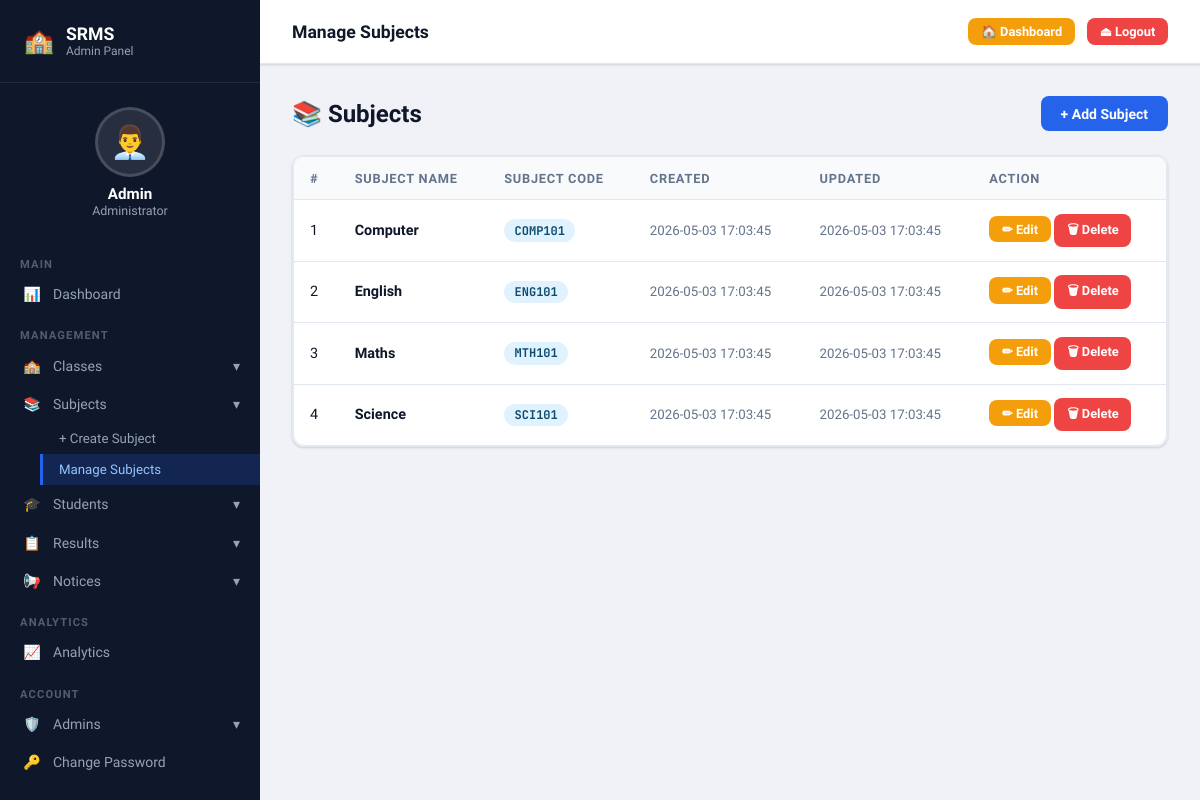
The app's page /admin/subjects (signed in) with its own data.
### tables this page shows
CREATE TABLE subjects (
            id INTEGER PRIMARY KEY AUTOINCREMENT,
            subject_name TEXT NOT NULL,
            subject_code TEXT NOT NULL UNIQUE,
            created_at TEXT DEFAULT CURRENT_TIMESTAMP,
            updated_at TEXT DEFAULT CURRENT_TIMESTAMP
        );

### app.py (the view)
@app.route('/admin/subjects')
@admin_required
def manage_subjects():
    conn = get_db()
    subjects = conn.execute('SELECT * FROM subjects ORDER BY subject_name').fetchall()
    conn.close()
    return render_template('manage_subjects.html', subjects=subjects)

### app.py (called while the page is built)
def get_db():
    conn = sqlite3.connect(DB)
    conn.row_factory = sqlite3.Row
    return conn

def admin_required(f):
    from functools import wraps
    @wraps(f)
    def decorated(*args, **kwargs):
        if not session.get('admin'):
            return redirect(url_for('admin_login'))
        return f(*args, **kwargs)
    return decorated

### templates/manage_subjects.html (shortened to what this page needs)
{% extends "admin_base.html" %}
{% block page_title %}Manage Subjects{% endblock %}
{% block content %}
<div class="page-header">
  <div class="page-title">📚 Subjects</div>
  <a href="{{ url_for('create_subject') }}" class="btn btn-primary">+ Add Subject</a>
</div>
<div class="card">
  <div class="table-wrap">
    <table>
      <thead><tr><th>#</th><th>Subject Name</th><th>Subject Code</th><th>Created</th><th>Updated</th><th>Action</th></tr></thead>
      <tbody>
        {% for sub in subjects %}
        <tr>
          <td>{{ loop.index }}</td>
          <td><strong>{{ sub.subject_name }}</strong></td>
          <td><span class="badge badge-info" style="font-family:'JetBrains Mono',monospace;">{{ sub.subject_code }}</span></td>
          <td style="color:#64748b;font-size:.83rem;">{{ sub.created_at }}</td>
          <td style="color:#64748b;font-size:.83rem;">{{ sub.updated_at }}</td>
          <td>
            <a href="{{ url_for('edit_subject', id=sub.id) }}" class="btn btn-warning btn-sm">✏ Edit</a>
            <a href="{{ url_for('delete_subject', id=sub.id) }}" class="btn btn-danger btn-sm" onclick="return confirm('Delete?')">🗑 Delete</a>
          </td>
        </tr>
        {% else %}
        <tr><td colspan="6" style="text-align:center;color:#94a3b8;padding:2rem;">No subjects yet.</td></tr>
        {% endfor %}
      </tbody>
    </table>
  </div>
</div>
{% endblock %}

### templates/base.html (style rules this page uses)
:root { --bg: #f0f2f7; --surface: #ffffff; --primary: #2563eb; --primary-dark: #1d4ed8; --secondary: #0ea5e9; --accent: #f59e0b; --danger: #ef4444; --success: #22c55e; --warning: #f59e0b; --info: #06b6d4; --text: #0f172a; --text-muted: #64748b; --border: #e2e8f0; --sidebar-bg: #0f172a; --sidebar-text: #94a3b8; --sidebar-active: #2563eb; --nav-bg: #1e293b; --radius: 12px; --shadow: 0 1px 3px rgba(0,0,0,.1), 0 1px 2px rgba(0,0,0,.06); --shadow-md: 0 4px 6px -1px rgba(0,0,0,.1), 0 2px 4px -1px rgba(0,0,0,.06); --shadow-lg: 0 10px 15px -3px rgba(0,0,0,.1), 0 4px 6px -2px rgba(0,0,0,.05); }
* { box-sizing:border-box;margin:0;padding:0; }
body { font-family:'Plus Jakarta Sans',sans-serif;background:var(--bg);color:var(--text);min-height:100vh; }
a { text-decoration:none;color:inherit; }
.card { background:var(--surface);border-radius:var(--radius);box-shadow:var(--shadow);border:1px solid var(--border); }
.btn { display:inline-flex;align-items:center;gap:.5rem;padding:.6rem 1.25rem;border-radius:8px;font-size:.875rem;font-weight:600;cursor:pointer;border:none;transition:all .2s;font-family:inherit; }
.btn-primary { background:var(--primary);color:#fff; }
.btn-danger { background:var(--danger);color:#fff; }
.btn-warning { background:var(--warning);color:#fff; }
.btn-sm { padding:.35rem .8rem;font-size:.8rem; }
.table-wrap { overflow-x:auto;border-radius:var(--radius);border:1px solid var(--border); }
table { width:100%;border-collapse:collapse; }
thead tr { background:#f8fafc; }
thead th { padding:.85rem 1rem;text-align:left;font-size:.8rem;font-weight:700;text-transform:uppercase;letter-spacing:.06em;color:var(--text-muted);border-bottom:1px solid var(--border); }
tbody tr { transition:background .15s; }
tbody td { padding:.85rem 1rem;font-size:.9rem;border-bottom:1px solid var(--border); }
tbody tr:last-child td { border-bottom:none; }
.badge { display:inline-flex;align-items:center;padding:.2rem .65rem;border-radius:20px;font-size:.75rem;font-weight:700; }
.badge-info { background:#e0f2fe;color:#0c4a6e; }
.page-header { display:flex;align-items:center;justify-content:space-between;margin-bottom:1.5rem; }
.page-title { font-size:1.5rem;font-weight:800;color:var(--text);display:flex;align-items:center;gap:.5rem; }

### records on screen
subjects: subject_name "Computer", subject_code "COMP101", created_at "2026-05-03 17:03:45", updated_at "2026-05-03 17:03:45"
subjects: subject_name "English", subject_code "ENG101", created_at "2026-05-03 17:03:45", updated_at "2026-05-03 17:03:45"
subjects: subject_name "Maths", subject_code "MTH101", created_at "2026-05-03 17:03:45", updated_at "2026-05-03 17:03:45"
subjects: subject_name "Science", subject_code "SCI101", created_at "2026-05-03 17:03:45", updated_at "2026-05-03 17:03:45"
